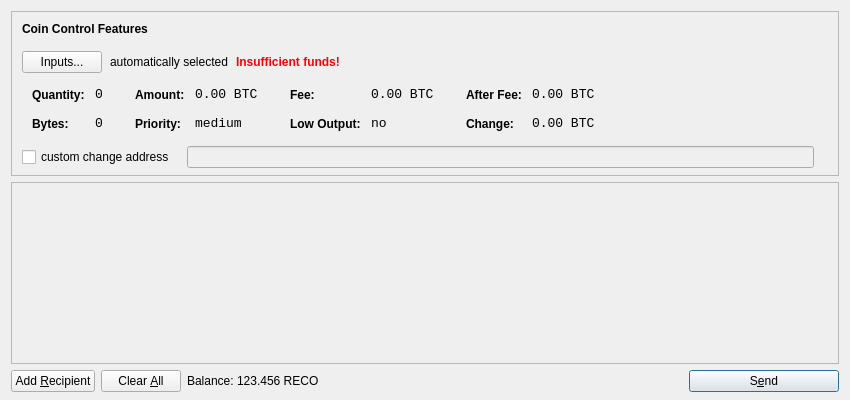
<?xml version="1.0" encoding="UTF-8"?>
<ui version="4.0">
 <class>SendCoinsDialog</class>
 <widget class="QDialog" name="SendCoinsDialog">
  <property name="geometry">
   <rect>
    <x>0</x>
    <y>0</y>
    <width>850</width>
    <height>400</height>
   </rect>
  </property>
  <property name="windowTitle">
   <string>Send Coins</string>
  </property>
  <layout class="QVBoxLayout" name="verticalLayout" stretch="0,1,0">
   <property name="bottomMargin">
    <number>8</number>
   </property>
   <item>
    <widget class="QFrame" name="frameCoinControl">
     <property name="sizePolicy">
      <sizepolicy hsizetype="Expanding" vsizetype="Expanding">
       <horstretch>0</horstretch>
       <verstretch>0</verstretch>
      </sizepolicy>
     </property>
     <property name="maximumSize">
      <size>
       <width>16777215</width>
       <height>16777215</height>
      </size>
     </property>
     <property name="frameShape">
      <enum>QFrame::StyledPanel</enum>
     </property>
     <property name="frameShadow">
      <enum>QFrame::Sunken</enum>
     </property>
     <layout class="QVBoxLayout" name="verticalLayoutCoinControl2">
      <property name="spacing">
       <number>-1</number>
      </property>
      <property name="leftMargin">
       <number>0</number>
      </property>
      <property name="topMargin">
       <number>0</number>
      </property>
      <property name="rightMargin">
       <number>0</number>
      </property>
      <property name="bottomMargin">
       <number>6</number>
      </property>
      <item>
       <layout class="QVBoxLayout" name="verticalLayoutCoinControl" stretch="0,0,0,0,1">
        <property name="spacing">
         <number>0</number>
        </property>
        <property name="leftMargin">
         <number>10</number>
        </property>
        <property name="topMargin">
         <number>10</number>
        </property>
        <item>
         <layout class="QHBoxLayout" name="horizontalLayoutCoinControl1">
          <property name="bottomMargin">
           <number>15</number>
          </property>
          <item>
           <widget class="QLabel" name="labelCoinControlFeatures">
            <property name="sizePolicy">
             <sizepolicy hsizetype="Preferred" vsizetype="Maximum">
              <horstretch>0</horstretch>
              <verstretch>0</verstretch>
             </sizepolicy>
            </property>
            <property name="font">
             <font>
              <weight>75</weight>
              <bold>true</bold>
             </font>
            </property>
            <property name="styleSheet">
             <string notr="true">font-weight:bold;</string>
            </property>
            <property name="text">
             <string>Coin Control Features</string>
            </property>
           </widget>
          </item>
         </layout>
        </item>
        <item>
         <layout class="QHBoxLayout" name="horizontalLayoutCoinControl2" stretch="0,0,0,0">
          <property name="spacing">
           <number>8</number>
          </property>
          <property name="bottomMargin">
           <number>10</number>
          </property>
          <item>
           <widget class="QPushButton" name="pushButtonCoinControl">
            <property name="styleSheet">
             <string notr="true"/>
            </property>
            <property name="text">
             <string>Inputs...</string>
            </property>
           </widget>
          </item>
          <item>
           <widget class="QLabel" name="labelCoinControlAutomaticallySelected">
            <property name="text">
             <string>automatically selected</string>
            </property>
            <property name="margin">
             <number>5</number>
            </property>
           </widget>
          </item>
          <item>
           <widget class="QLabel" name="labelCoinControlInsuffFunds">
            <property name="font">
             <font>
              <weight>75</weight>
              <bold>true</bold>
             </font>
            </property>
            <property name="styleSheet">
             <string notr="true">color:red;font-weight:bold;</string>
            </property>
            <property name="text">
             <string>Insufficient funds!</string>
            </property>
            <property name="margin">
             <number>5</number>
            </property>
           </widget>
          </item>
          <item>
           <spacer name="horizontalSpacerCoinControl">
            <property name="orientation">
             <enum>Qt::Horizontal</enum>
            </property>
            <property name="sizeHint" stdset="0">
             <size>
              <width>40</width>
              <height>1</height>
             </size>
            </property>
           </spacer>
          </item>
         </layout>
        </item>
        <item>
         <widget class="QWidget" name="widgetCoinControl" native="true">
          <property name="sizePolicy">
           <sizepolicy hsizetype="Preferred" vsizetype="Preferred">
            <horstretch>0</horstretch>
            <verstretch>0</verstretch>
           </sizepolicy>
          </property>
          <property name="minimumSize">
           <size>
            <width>0</width>
            <height>0</height>
           </size>
          </property>
          <property name="styleSheet">
           <string notr="true"/>
          </property>
          <layout class="QHBoxLayout" name="horizontalLayoutCoinControl5">
           <property name="margin">
            <number>0</number>
           </property>
           <item>
            <layout class="QHBoxLayout" name="horizontalLayoutCoinControl3" stretch="0,0,0,1">
             <property name="spacing">
              <number>20</number>
             </property>
             <property name="topMargin">
              <number>0</number>
             </property>
             <property name="bottomMargin">
              <number>10</number>
             </property>
             <item>
              <layout class="QFormLayout" name="formLayoutCoinControl1">
               <property name="horizontalSpacing">
                <number>10</number>
               </property>
               <property name="verticalSpacing">
                <number>14</number>
               </property>
               <property name="leftMargin">
                <number>10</number>
               </property>
               <property name="topMargin">
                <number>4</number>
               </property>
               <property name="rightMargin">
                <number>6</number>
               </property>
               <item row="0" column="0">
                <widget class="QLabel" name="labelCoinControlQuantityText">
                 <property name="styleSheet">
                  <string notr="true">font-weight:bold;</string>
                 </property>
                 <property name="text">
                  <string>Quantity:</string>
                 </property>
                 <property name="margin">
                  <number>0</number>
                 </property>
                </widget>
               </item>
               <item row="0" column="1">
                <widget class="QLabel" name="labelCoinControlQuantity">
                 <property name="font">
                  <font>
                   <family>Monospace</family>
                   <pointsize>10</pointsize>
                  </font>
                 </property>
                 <property name="cursor">
                  <cursorShape>IBeamCursor</cursorShape>
                 </property>
                 <property name="contextMenuPolicy">
                  <enum>Qt::ActionsContextMenu</enum>
                 </property>
                 <property name="text">
                  <string notr="true">0</string>
                 </property>
                 <property name="margin">
                  <number>0</number>
                 </property>
                 <property name="textInteractionFlags">
                  <set>Qt::LinksAccessibleByMouse|Qt::TextSelectableByKeyboard|Qt::TextSelectableByMouse</set>
                 </property>
                </widget>
               </item>
               <item row="1" column="0">
                <widget class="QLabel" name="labelCoinControlBytesText">
                 <property name="styleSheet">
                  <string notr="true">font-weight:bold;</string>
                 </property>
                 <property name="text">
                  <string>Bytes:</string>
                 </property>
                </widget>
               </item>
               <item row="1" column="1">
                <widget class="QLabel" name="labelCoinControlBytes">
                 <property name="font">
                  <font>
                   <family>Monospace</family>
                   <pointsize>10</pointsize>
                  </font>
                 </property>
                 <property name="cursor">
                  <cursorShape>IBeamCursor</cursorShape>
                 </property>
                 <property name="contextMenuPolicy">
                  <enum>Qt::ActionsContextMenu</enum>
                 </property>
                 <property name="text">
                  <string notr="true">0</string>
                 </property>
                 <property name="textInteractionFlags">
                  <set>Qt::LinksAccessibleByMouse|Qt::TextSelectableByKeyboard|Qt::TextSelectableByMouse</set>
                 </property>
                </widget>
               </item>
              </layout>
             </item>
             <item>
              <layout class="QFormLayout" name="formLayoutCoinControl2">
               <property name="horizontalSpacing">
                <number>10</number>
               </property>
               <property name="verticalSpacing">
                <number>14</number>
               </property>
               <property name="leftMargin">
                <number>6</number>
               </property>
               <property name="topMargin">
                <number>4</number>
               </property>
               <property name="rightMargin">
                <number>6</number>
               </property>
               <item row="0" column="0">
                <widget class="QLabel" name="labelCoinControlAmountText">
                 <property name="styleSheet">
                  <string notr="true">font-weight:bold;</string>
                 </property>
                 <property name="text">
                  <string>Amount:</string>
                 </property>
                 <property name="margin">
                  <number>0</number>
                 </property>
                </widget>
               </item>
               <item row="0" column="1">
                <widget class="QLabel" name="labelCoinControlAmount">
                 <property name="font">
                  <font>
                   <family>Monospace</family>
                   <pointsize>10</pointsize>
                  </font>
                 </property>
                 <property name="cursor">
                  <cursorShape>IBeamCursor</cursorShape>
                 </property>
                 <property name="contextMenuPolicy">
                  <enum>Qt::ActionsContextMenu</enum>
                 </property>
                 <property name="text">
                  <string notr="true">0.00 BTC</string>
                 </property>
                 <property name="textInteractionFlags">
                  <set>Qt::LinksAccessibleByMouse|Qt::TextSelectableByKeyboard|Qt::TextSelectableByMouse</set>
                 </property>
                </widget>
               </item>
               <item row="1" column="0">
                <widget class="QLabel" name="labelCoinControlPriorityText">
                 <property name="styleSheet">
                  <string notr="true">font-weight:bold;</string>
                 </property>
                 <property name="text">
                  <string>Priority:</string>
                 </property>
                </widget>
               </item>
               <item row="1" column="1">
                <widget class="QLabel" name="labelCoinControlPriority">
                 <property name="font">
                  <font>
                   <family>Monospace</family>
                   <pointsize>10</pointsize>
                  </font>
                 </property>
                 <property name="cursor">
                  <cursorShape>IBeamCursor</cursorShape>
                 </property>
                 <property name="contextMenuPolicy">
                  <enum>Qt::ActionsContextMenu</enum>
                 </property>
                 <property name="text">
                  <string>medium</string>
                 </property>
                 <property name="textInteractionFlags">
                  <set>Qt::LinksAccessibleByMouse|Qt::TextSelectableByKeyboard|Qt::TextSelectableByMouse</set>
                 </property>
                </widget>
               </item>
              </layout>
             </item>
             <item>
              <layout class="QFormLayout" name="formLayoutCoinControl3">
               <property name="horizontalSpacing">
                <number>10</number>
               </property>
               <property name="verticalSpacing">
                <number>14</number>
               </property>
               <property name="leftMargin">
                <number>6</number>
               </property>
               <property name="topMargin">
                <number>4</number>
               </property>
               <property name="rightMargin">
                <number>6</number>
               </property>
               <item row="0" column="0">
                <widget class="QLabel" name="labelCoinControlFeeText">
                 <property name="styleSheet">
                  <string notr="true">font-weight:bold;</string>
                 </property>
                 <property name="text">
                  <string>Fee:</string>
                 </property>
                 <property name="margin">
                  <number>0</number>
                 </property>
                </widget>
               </item>
               <item row="0" column="1">
                <widget class="QLabel" name="labelCoinControlFee">
                 <property name="font">
                  <font>
                   <family>Monospace</family>
                   <pointsize>10</pointsize>
                  </font>
                 </property>
                 <property name="cursor">
                  <cursorShape>IBeamCursor</cursorShape>
                 </property>
                 <property name="contextMenuPolicy">
                  <enum>Qt::ActionsContextMenu</enum>
                 </property>
                 <property name="text">
                  <string notr="true">0.00 BTC</string>
                 </property>
                 <property name="textInteractionFlags">
                  <set>Qt::LinksAccessibleByMouse|Qt::TextSelectableByKeyboard|Qt::TextSelectableByMouse</set>
                 </property>
                </widget>
               </item>
               <item row="1" column="0">
                <widget class="QLabel" name="labelCoinControlLowOutputText">
                 <property name="styleSheet">
                  <string notr="true">font-weight:bold;</string>
                 </property>
                 <property name="text">
                  <string>Low Output:</string>
                 </property>
                </widget>
               </item>
               <item row="1" column="1">
                <widget class="QLabel" name="labelCoinControlLowOutput">
                 <property name="font">
                  <font>
                   <family>Monospace</family>
                   <pointsize>10</pointsize>
                  </font>
                 </property>
                 <property name="cursor">
                  <cursorShape>IBeamCursor</cursorShape>
                 </property>
                 <property name="contextMenuPolicy">
                  <enum>Qt::ActionsContextMenu</enum>
                 </property>
                 <property name="text">
                  <string>no</string>
                 </property>
                 <property name="textInteractionFlags">
                  <set>Qt::LinksAccessibleByMouse|Qt::TextSelectableByKeyboard|Qt::TextSelectableByMouse</set>
                 </property>
                </widget>
               </item>
              </layout>
             </item>
             <item>
              <layout class="QFormLayout" name="formLayoutCoinControl4">
               <property name="horizontalSpacing">
                <number>10</number>
               </property>
               <property name="verticalSpacing">
                <number>14</number>
               </property>
               <property name="leftMargin">
                <number>6</number>
               </property>
               <property name="topMargin">
                <number>4</number>
               </property>
               <property name="rightMargin">
                <number>6</number>
               </property>
               <item row="0" column="0">
                <widget class="QLabel" name="labelCoinControlAfterFeeText">
                 <property name="styleSheet">
                  <string notr="true">font-weight:bold;</string>
                 </property>
                 <property name="text">
                  <string>After Fee:</string>
                 </property>
                 <property name="margin">
                  <number>0</number>
                 </property>
                </widget>
               </item>
               <item row="0" column="1">
                <widget class="QLabel" name="labelCoinControlAfterFee">
                 <property name="font">
                  <font>
                   <family>Monospace</family>
                   <pointsize>10</pointsize>
                  </font>
                 </property>
                 <property name="cursor">
                  <cursorShape>IBeamCursor</cursorShape>
                 </property>
                 <property name="contextMenuPolicy">
                  <enum>Qt::ActionsContextMenu</enum>
                 </property>
                 <property name="text">
                  <string notr="true">0.00 BTC</string>
                 </property>
                 <property name="textInteractionFlags">
                  <set>Qt::LinksAccessibleByMouse|Qt::TextSelectableByKeyboard|Qt::TextSelectableByMouse</set>
                 </property>
                </widget>
               </item>
               <item row="1" column="0">
                <widget class="QLabel" name="labelCoinControlChangeText">
                 <property name="styleSheet">
                  <string notr="true">font-weight:bold;</string>
                 </property>
                 <property name="text">
                  <string>Change:</string>
                 </property>
                </widget>
               </item>
               <item row="1" column="1">
                <widget class="QLabel" name="labelCoinControlChange">
                 <property name="font">
                  <font>
                   <family>Monospace</family>
                   <pointsize>10</pointsize>
                  </font>
                 </property>
                 <property name="cursor">
                  <cursorShape>IBeamCursor</cursorShape>
                 </property>
                 <property name="contextMenuPolicy">
                  <enum>Qt::ActionsContextMenu</enum>
                 </property>
                 <property name="text">
                  <string notr="true">0.00 BTC</string>
                 </property>
                 <property name="textInteractionFlags">
                  <set>Qt::LinksAccessibleByMouse|Qt::TextSelectableByKeyboard|Qt::TextSelectableByMouse</set>
                 </property>
                </widget>
               </item>
              </layout>
             </item>
            </layout>
           </item>
          </layout>
         </widget>
        </item>
        <item>
         <layout class="QHBoxLayout" name="horizontalLayoutCoinControl4" stretch="0,0,0">
          <property name="spacing">
           <number>12</number>
          </property>
          <property name="sizeConstraint">
           <enum>QLayout::SetDefaultConstraint</enum>
          </property>
          <property name="topMargin">
           <number>5</number>
          </property>
          <property name="rightMargin">
           <number>5</number>
          </property>
          <item>
           <widget class="QCheckBox" name="checkBoxCoinControlChange">
            <property name="text">
             <string>custom change address</string>
            </property>
           </widget>
          </item>
          <item>
           <widget class="QLineEdit" name="lineEditCoinControlChange">
            <property name="enabled">
             <bool>false</bool>
            </property>
            <property name="sizePolicy">
             <sizepolicy hsizetype="Expanding" vsizetype="Fixed">
              <horstretch>0</horstretch>
              <verstretch>0</verstretch>
             </sizepolicy>
            </property>
           </widget>
          </item>
          <item>
           <widget class="QLabel" name="labelCoinControlChangeLabel">
            <property name="sizePolicy">
             <sizepolicy hsizetype="Preferred" vsizetype="Expanding">
              <horstretch>0</horstretch>
              <verstretch>0</verstretch>
             </sizepolicy>
            </property>
            <property name="minimumSize">
             <size>
              <width>0</width>
              <height>0</height>
             </size>
            </property>
            <property name="text">
             <string/>
            </property>
            <property name="margin">
             <number>3</number>
            </property>
           </widget>
          </item>
         </layout>
        </item>
        <item>
         <spacer name="verticalSpacerCoinControl">
          <property name="orientation">
           <enum>Qt::Vertical</enum>
          </property>
          <property name="sizeHint" stdset="0">
           <size>
            <width>800</width>
            <height>1</height>
           </size>
          </property>
         </spacer>
        </item>
       </layout>
      </item>
     </layout>
    </widget>
   </item>
   <item>
    <widget class="QScrollArea" name="scrollArea">
     <property name="widgetResizable">
      <bool>true</bool>
     </property>
     <widget class="QWidget" name="scrollAreaWidgetContents">
      <property name="geometry">
       <rect>
        <x>0</x>
        <y>0</y>
        <width>830</width>
        <height>165</height>
       </rect>
      </property>
      <layout class="QVBoxLayout" name="verticalLayout_2">
       <property name="margin">
        <number>0</number>
       </property>
       <item>
        <layout class="QVBoxLayout" name="entries">
         <property name="spacing">
          <number>6</number>
         </property>
        </layout>
       </item>
       <item>
        <spacer name="verticalSpacer">
         <property name="orientation">
          <enum>Qt::Vertical</enum>
         </property>
         <property name="sizeHint" stdset="0">
          <size>
           <width>20</width>
           <height>40</height>
          </size>
         </property>
        </spacer>
       </item>
      </layout>
     </widget>
    </widget>
   </item>
   <item>
    <layout class="QHBoxLayout" name="horizontalLayout">
     <item>
      <widget class="QPushButton" name="addButton">
       <property name="toolTip">
        <string>Send to multiple recipients at once</string>
       </property>
       <property name="text">
        <string>Add &amp;Recipient</string>
       </property>
       <property name="icon">
        <iconset resource="../bitcoin.qrc">
         <normaloff>:/icons/add</normaloff>:/icons/add</iconset>
       </property>
       <property name="autoDefault">
        <bool>false</bool>
       </property>
      </widget>
     </item>
     <item>
      <widget class="QPushButton" name="clearButton">
       <property name="sizePolicy">
        <sizepolicy hsizetype="Minimum" vsizetype="Fixed">
         <horstretch>0</horstretch>
         <verstretch>0</verstretch>
        </sizepolicy>
       </property>
       <property name="toolTip">
        <string>Remove all transaction fields</string>
       </property>
       <property name="text">
        <string>Clear &amp;All</string>
       </property>
       <property name="icon">
        <iconset resource="../bitcoin.qrc">
         <normaloff>:/icons/remove</normaloff>:/icons/remove</iconset>
       </property>
       <property name="autoRepeatDelay">
        <number>300</number>
       </property>
       <property name="autoDefault">
        <bool>false</bool>
       </property>
      </widget>
     </item>
     <item>
      <layout class="QHBoxLayout" name="horizontalLayout_2">
       <property name="spacing">
        <number>3</number>
       </property>
       <item>
        <widget class="QLabel" name="label">
         <property name="text">
          <string>Balance:</string>
         </property>
        </widget>
       </item>
       <item>
        <widget class="QLabel" name="labelBalance">
         <property name="cursor">
          <cursorShape>IBeamCursor</cursorShape>
         </property>
         <property name="text">
          <string>123.456 RECO</string>
         </property>
         <property name="textInteractionFlags">
          <set>Qt::LinksAccessibleByMouse|Qt::TextSelectableByKeyboard|Qt::TextSelectableByMouse</set>
         </property>
        </widget>
       </item>
      </layout>
     </item>
     <item>
      <spacer name="horizontalSpacer">
       <property name="orientation">
        <enum>Qt::Horizontal</enum>
       </property>
       <property name="sizeHint" stdset="0">
        <size>
         <width>40</width>
         <height>20</height>
        </size>
       </property>
      </spacer>
     </item>
     <item>
      <widget class="QPushButton" name="sendButton">
       <property name="minimumSize">
        <size>
         <width>150</width>
         <height>0</height>
        </size>
       </property>
       <property name="toolTip">
        <string>Confirm the send action</string>
       </property>
       <property name="text">
        <string>S&amp;end</string>
       </property>
       <property name="icon">
        <iconset resource="../bitcoin.qrc">
         <normaloff>:/icons/send</normaloff>:/icons/send</iconset>
       </property>
       <property name="default">
        <bool>true</bool>
       </property>
      </widget>
     </item>
    </layout>
   </item>
  </layout>
 </widget>
 <resources>
  <include location="../bitcoin.qrc"/>
 </resources>
 <connections/>
</ui>
